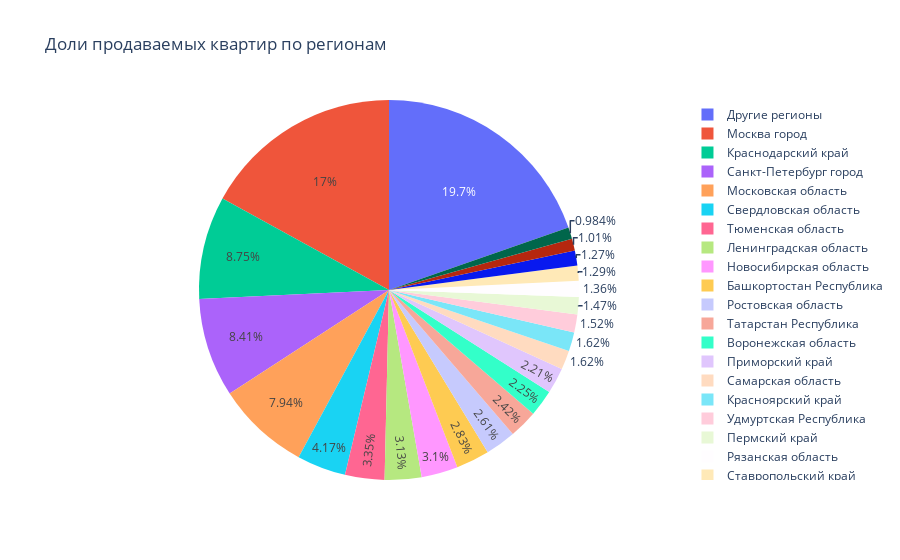

The cell this chart's notebook holds for it:
### Markdown cell above
Вывод: В Чеченской республике преобладают высокоэтажные строения  при этом в Еврейском автономном округе высокоэтажных строений почти нет, тут преобладают низкоэтажные строения.

### Code cell
grouped_flat.loc[grouped_flat['objFlatCnt'] < 20000, 'developer.regRegionDesc'] = 'Другие регионы' # Represent only large countries
fig = px.pie(grouped_flat, values='objFlatCnt', names='developer.regRegionDesc', title='Доли продаваемых квартир по регионам')
fig.show()

### Figure 1 — Plotly figure (JSON) as saved in the notebook; plotly's stock layout.template omitted (floating-point values rounded to 4 significant figures)
{"data": [{"domain": {"x": [0, 1], "y": [0, 1]}, "hovertemplate": "developer.regRegionDesc=%{label}<br>objFlatCnt=%{value}<extra></extra>", "labels": ["Другие регионы", "Другие регионы", "Другие регионы", "Другие регионы", "Другие регионы", "Другие регионы", "Башкортостан Республика", "Другие регионы", "Другие регионы", "Другие регионы", "Другие регионы", "Другие регионы", "Другие регионы", "Воронежская область", "Другие регионы", "Другие регионы", "Другие регионы", "Другие регионы", "Другие регионы", "Другие регионы", "Другие регионы", "Другие регионы", "Калининградская область", "Другие регионы", "Другие регионы", "Другие регионы", "Другие регионы", "Другие регионы", "Другие регионы", "Другие регионы", "Другие регионы", "Другие регионы", "Краснодарский край", "Красноярский край", "Другие регионы", "Другие регионы", "Другие регионы", "Ленинградская область", "Другие регионы", "Другие регионы", "Другие регионы", "Другие регионы", "Москва город", "Московская область", "Другие регионы", "Другие регионы", "Другие регионы", "Другие регионы", "Новосибирская область", "Другие регионы", "Другие регионы", "Другие регионы", "Пензенская область", "Пермский край", "Приморский край", "Другие регионы", "Ростовская область", "Рязанская область", "Самарская область", "Санкт-Петербург город", "Другие регионы", "Другие регионы", "Другие регионы", "Свердловская область", "Другие регионы", "Другие регионы", "Другие регионы", "Ставропольский край", "Другие регионы", "Татарстан Республика", "Другие регионы", "Другие регионы", "Другие регионы", "Другие регионы", "Тюменская область", "Удмуртская Республика", "Другие регионы", "Другие регионы", "Другие регионы", "Другие регионы", "Челябинская область", "Другие регионы", "Другие регионы", "Другие регионы", "Другие регионы"], "legendgroup": "", "name": "", "showlegend": true, "type": "pie", "values": [5089, 772, 17822, 5228, 13225, 11630, 61468, 4876, 6615, 5758, 11226, 18800, 12262, 48922, 8341, 230, 71, 2046, 6407, 376, 15866, 4568, 21896, 840, 6934, 1906, 1820, 3342, 9928, 7150, 1540, 3377, 190016, 35210, 18911, 5472, 2710, 67940, 6671, 1073, 4213, 3742, 369197, 172386, 100, 192, 18872, 1268, 67358, 9754, 9287, 5783, 21372, 31926, 47878, 4662, 56622, 29625, 35234, 182686, 12282, 8723, 8136, 90505, 1450, 4506, 7219, 27956, 4459, 52478, 7737, 3077, 15521, 2043, 72717, 33092, 7371, 15800, 6460, 6771, 27481, 7973, 13287, 2023, 11559]}], "layout": {"legend": {"tracegroupgap": 0}, "title": {"text": "Доли продаваемых квартир по регионам"}}}
